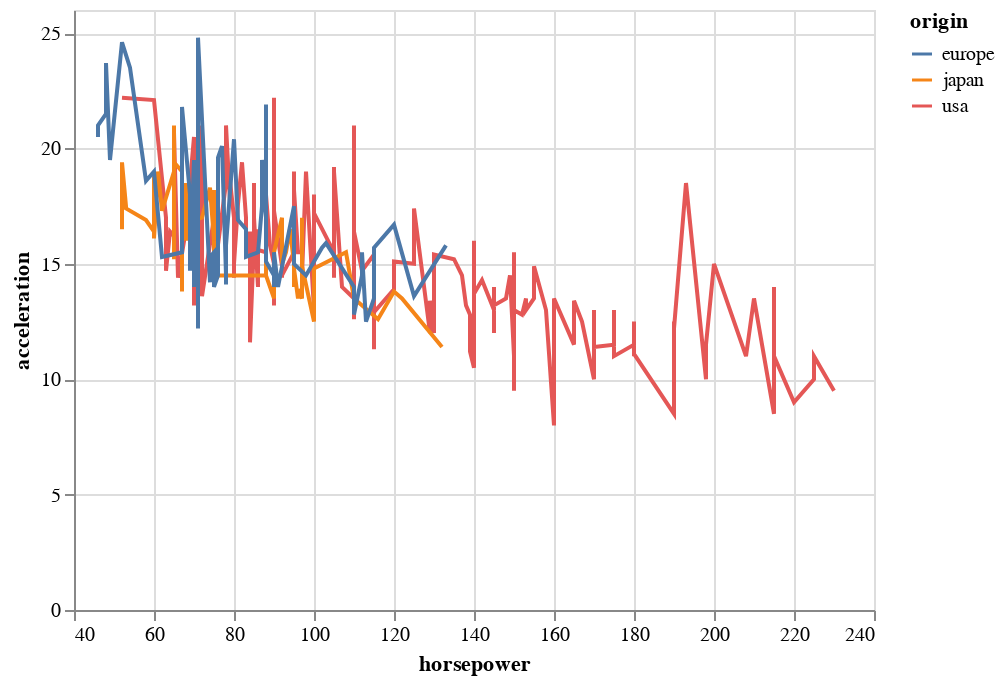

The cell this chart's notebook holds for it:
### Code cell
alt.Chart(d_set).mark_line().encode(alt.X('horsepower'),alt.Y('acceleration'),alt.Color("origin"))

### Figure 1 — Vega-Lite specification as saved in the notebook (floating-point values rounded to 4 significant figures; data arrays with more than 128 entries replaced by an {"elided": "..."} marker saying what was removed)
{"config": {"view": {"continuousWidth": 400, "continuousHeight": 300}}, "data": {"name": "data-f1198cc0481ad698d7dc4699e0a3efa7"}, "mark": "line", "encoding": {"color": {"type": "nominal", "field": "origin"}, "x": {"type": "quantitative", "field": "horsepower"}, "y": {"type": "quantitative", "field": "acceleration"}}, "$schema": "https://vega.github.io/schema/vega-lite/v4.8.1.json", "datasets": {"data-f1198cc0481ad698d7dc4699e0a3efa7": {"elided": "398 records"}}}
